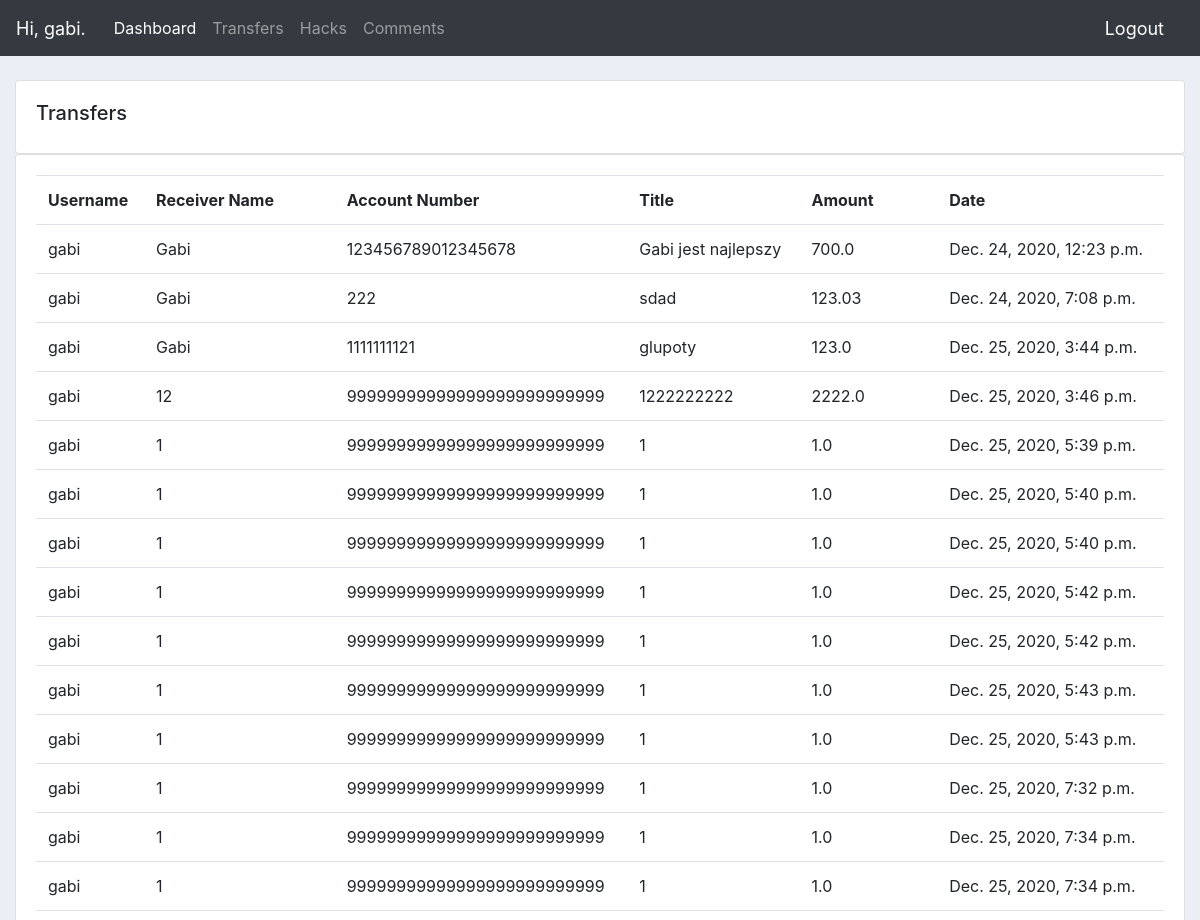
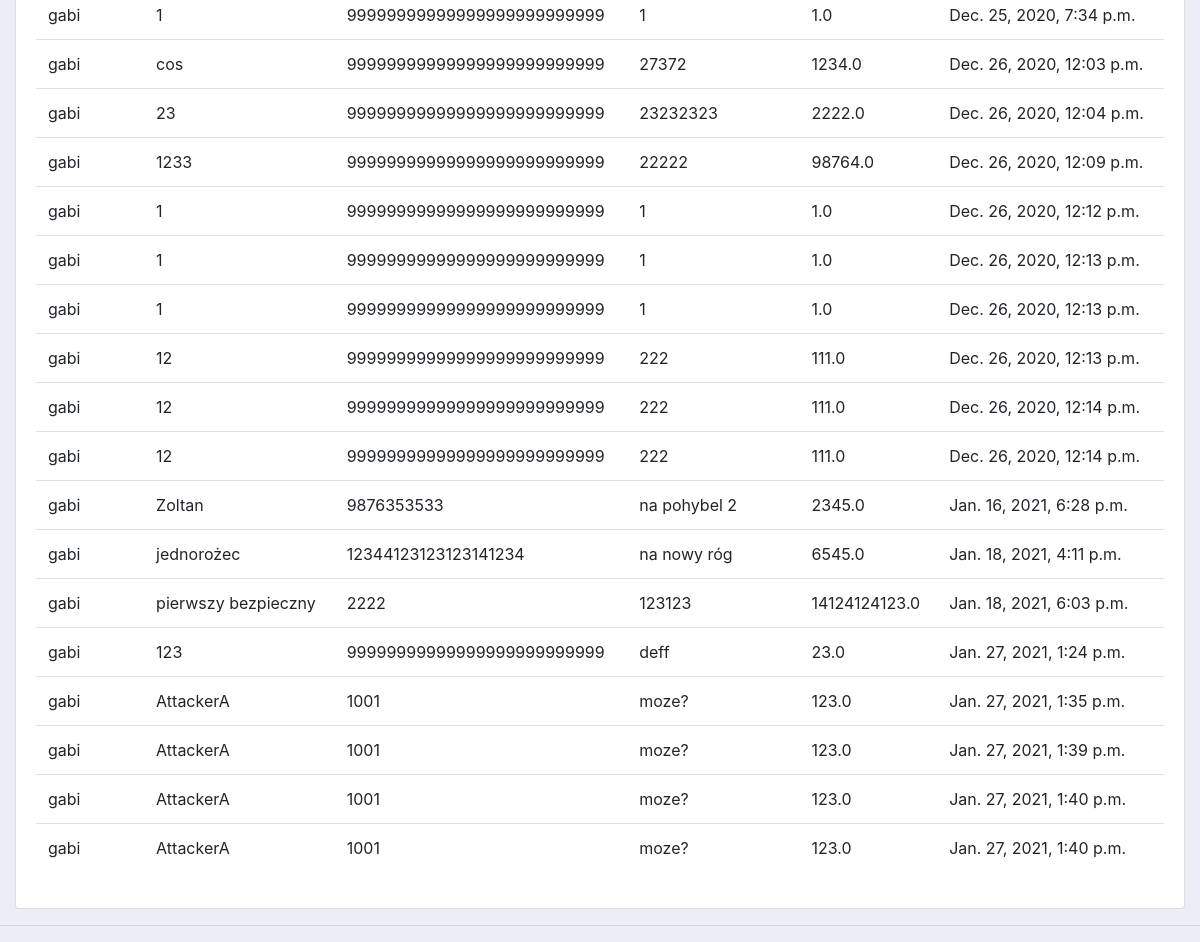
The app's page /products/ (signed in), older data (2 pictures, top to bottom).
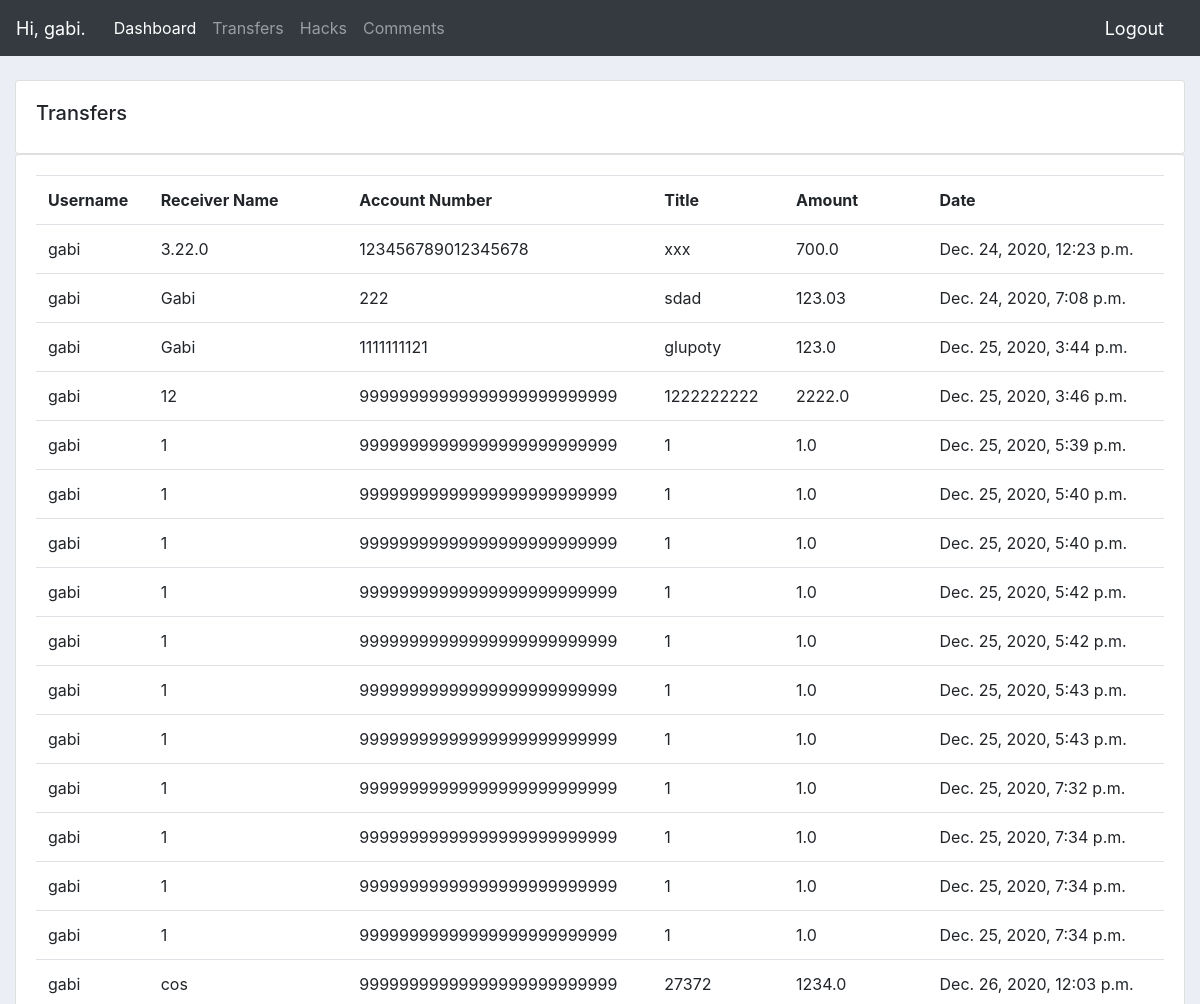
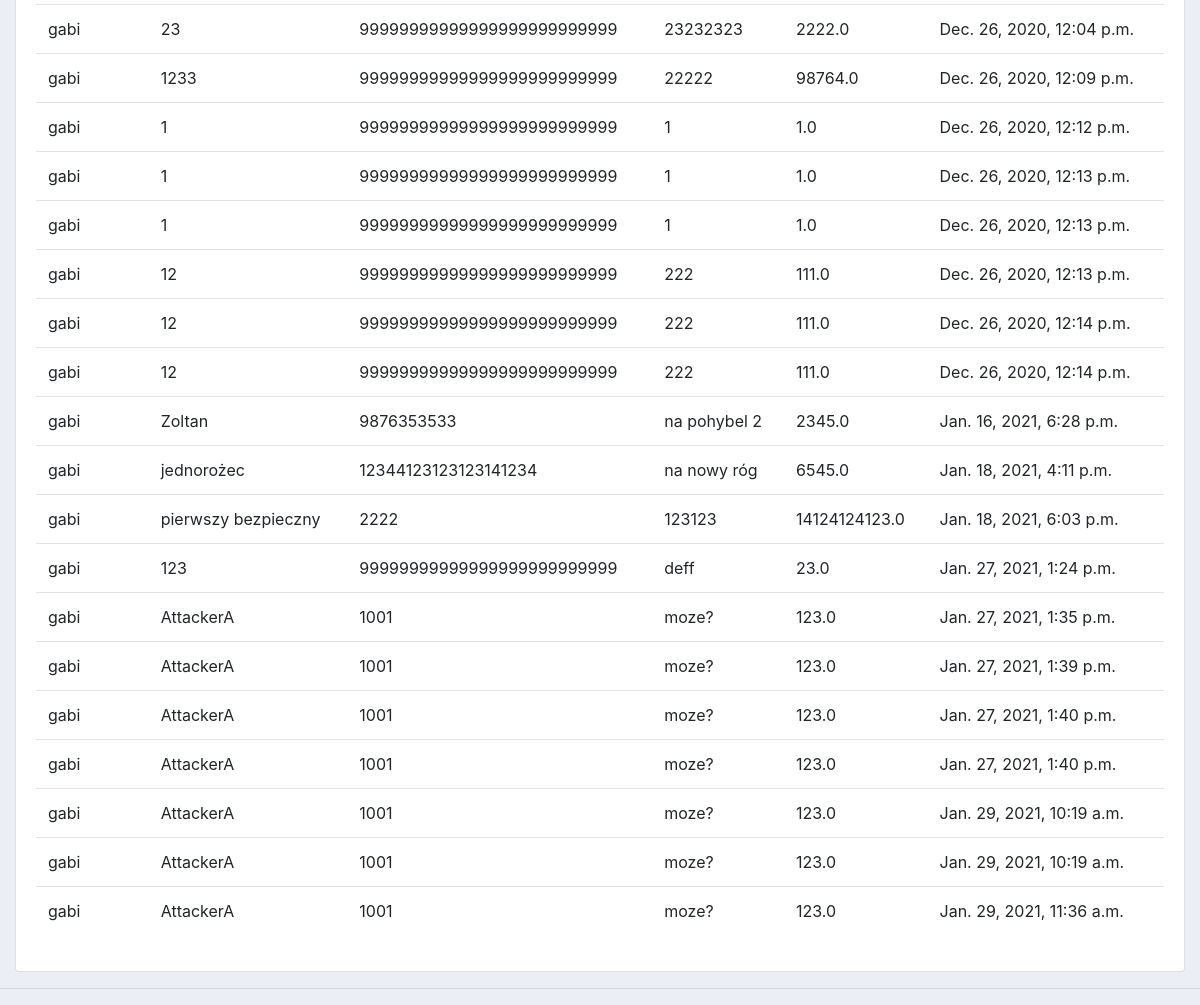
The same page, newer data (2 pictures, top to bottom).
### accounts/models.py (models this page shows, shortened)
class Transfer(models.Model):
    customer = models.ForeignKey(settings.AUTH_USER_MODEL, null=True, on_delete=models.SET_NULL)
    receiver_name = models.CharField(max_length=200, null=True)
    account_number = models.CharField(max_length=26, null=True)  # TODO
    title = models.CharField(max_length=200, null=True)
    amount = models.FloatField(null=True)  # TODO
    date_created = models.DateTimeField(auto_now_add=True, null=True)

### accounts/views.py (the view)
# urls.py: path('products/', views.products, name="products"),
@login_required(login_url='login')
def products(request):
    username = None
    if request.user.is_authenticated:
        username = request.user.username
    transfers = Transfer.objects.all()
    good_transfer = Transfer.objects.none()
    for t in transfers:
        try:
            if str(t.customer) == username:
                good_transfer |= Transfer.objects.filter(id=t.id)
        except Exception:
            pass
    return render(request, 'accounts/products.html', {'transfers': good_transfer})

### accounts/templates/accounts/products.html
{%  extends 'accounts/main.html' %}
{% block content %}
<br>
<div class="row">
    <div class="col-md">
        <div class="card card-body">
            <h5>Transfers</h5>
        </div>
        <div class="card card-body">
            <table class="table">
                <tr>
                    <th>Username</th>
                    <th>Receiver Name</th>
                    <th>Account Number</th>
                    <th>Title</th>
                    <th>Amount</th>
                    <th>Date</th>
                </tr>
                {% for i in transfers %}
                <tr>
                    <td>{{i.customer}}</td>
                    <td>{{i.receiver_name}}</td>
                    <td class="account_number_class">{{i.account_number}}</td>
                    <td>{{i.title}}</td>
                    <td>{{i.amount}}</td>
                    <td>{{i.date_created}}</td>
                </tr>
                {% endfor %}
            </table>
        </div>
    </div>
</div>
{% endblock content %}

Row changes from the older to the newer data that the page shows:
changed Transfer: receiver_name "Gabi" → "3.22.0"; title "Gabi jest najlepszy" → "xxx"
added Transfer: customer "gabi", receiver_name "AttackerA", account_number "1001", title "moze?", amount "123.0", date_created "Jan. 29, 2021, 10:19 a.m."
added Transfer: customer "gabi", receiver_name "AttackerA", account_number "1001", title "moze?", amount "123.0", date_created "Jan. 29, 2021, 10:19 a.m."
added Transfer: customer "gabi", receiver_name "AttackerA", account_number "1001", title "moze?", amount "123.0", date_created "Jan. 29, 2021, 11:36 a.m."
